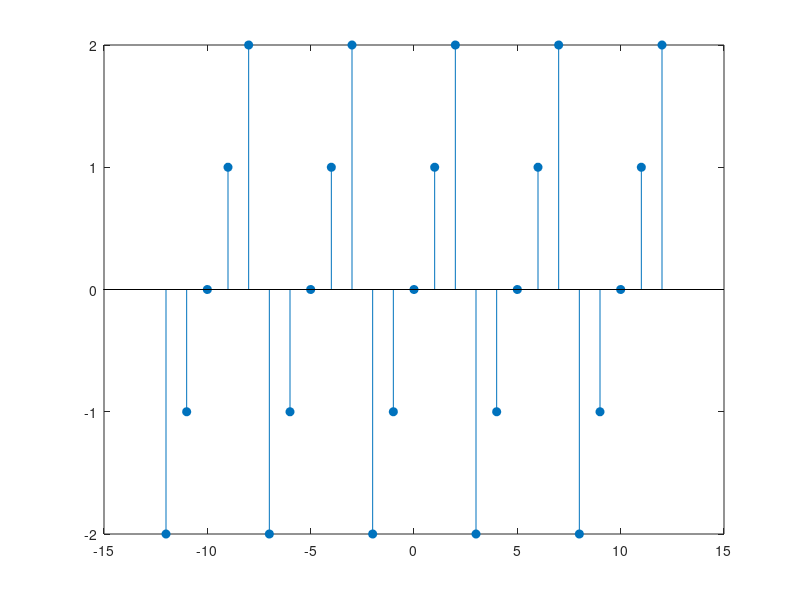

This figure's MATLAB source: (Note: this script raises an error after producing the figure.)
% Problem 2.3 - Question 1.
% P0203a: x1(n) = {...,-2,-1,0,1,2,-2,-1,0,1,2...} periodic. 5 periods
% Plot 5 periods

n1 = [-12:12]; x1 = [-2 -1 0 1 2];
x1 = x1' * ones(1,5);%tu hang thanh cot
% 5 chu ky nen ones(1, 5); duplicate 5 lan
x1 = (x1(:))' %bien hang thanh cot

Hf_1 = figure; set(Hf_1, 'NumberTitle', 'off', 'name', 'problem 2.3 - question 1');
Hs = stem(n1, x1, 'filled'); set(Hs, 'makersize', 3);
axis([min(n1) - 1], max(n1) + 1, min(x1) -1, max(x1) + 1); % lay truoc do 10 mau, sau do 10 mau
xlabel('n', 'Fontsize', 10); ylabel('x1(n)', 'Fontsize', 10);
title('Sequence periodic x1(n)', 'Fontsize', 15);
ntick = [n1(1):20:n1(end)]; % display from n2(1) to n2(end) with a step
ytick = [min1(x1)-1:max(x1)+1];
set(gca, 'XtickMode', 'manual', 'Xtick', ntick);
set(gca, 'XtickMode', 'manual', 'Xtick', ytick);